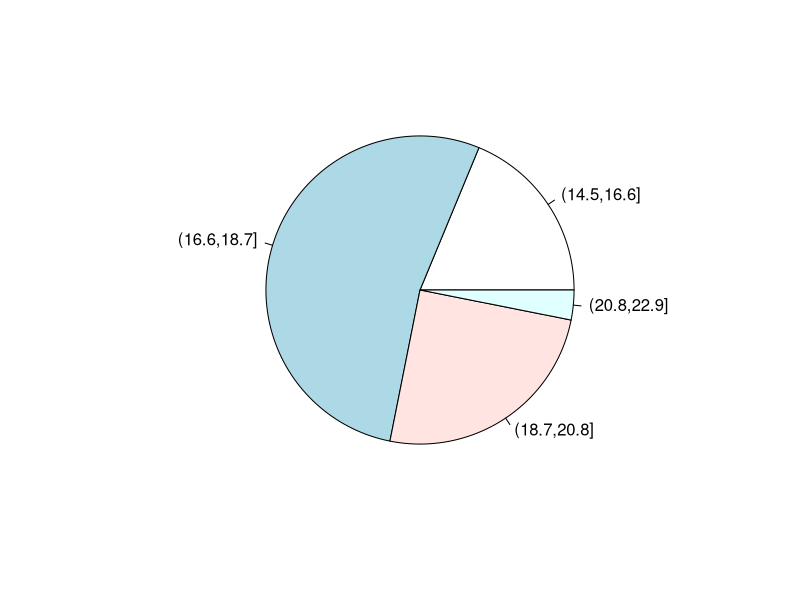
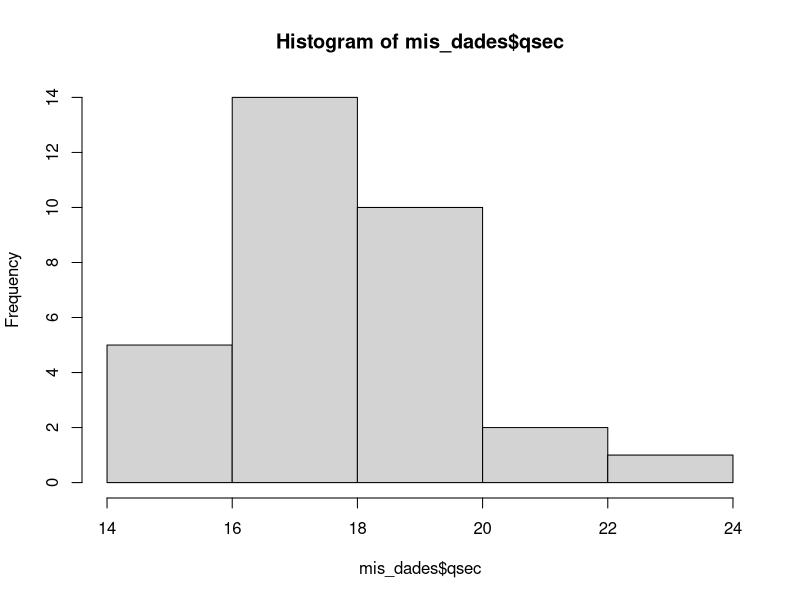
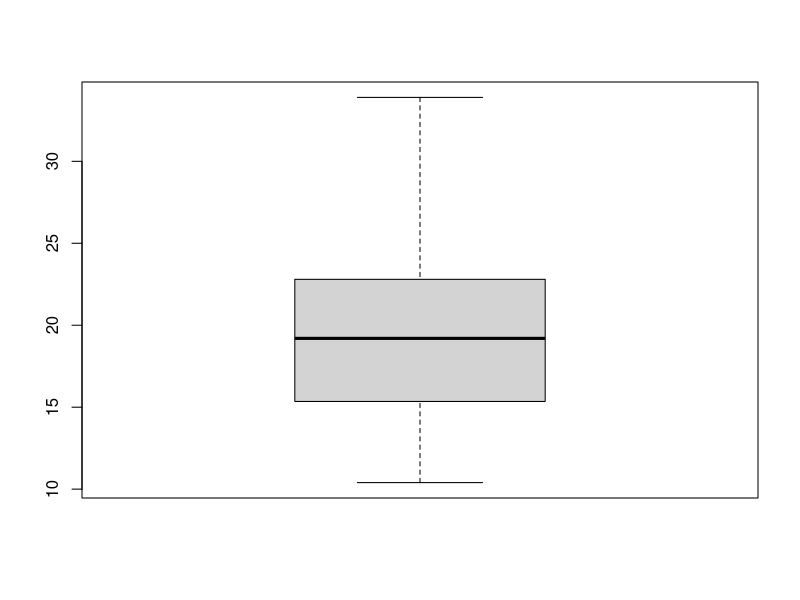

Write the R code that produced these figures, in order.
#Codigo para problema 1

mis_dades <- mtcars
#sort() ordena

#para cortar en intervalos
qsec_intervalos <- cut(mis_dades$qsec, breaks=4)

#para ver frecuencias de los intervalos
ni <- table(qsec_intervalos)
#N
sum(ni)
#fi
fi <- ni/sum(ni)
#Ni
Ni <- cumsum(ni)
#Fi
Fi <- cumsum(fi)

#tabla
cbind(ni, fi,Ni, Fi)

#grafico quesito
pie(fi)

#para hacer histograma
hist(mis_dades$qsec, breaks = 4)

#para hacer la media
mean(mis_dades$qsec)

#para hacer la mediana, ordeno y el del medio
sort(mis_dades$drat)
median(mis_dades$drat)

#para el primer cuartil
quantile(mis_dades$drat, 0.25)

#el valor en que el 18% de las observaciones son mas pequeñas
quantile(mis_dades$mpg, 0.18)

#rango intercuartilico(dispersion)
quantile(mis_dades$mpg, 0.75)- quantile(mis_dades$mpg, 0.25)
IQR(mis_dades$mpg)
boxplot(mis_dades$mpg)

#desviacion estandard
sd(mis_dades$mpg)

#varianza
var(mis_dades$mpg)
